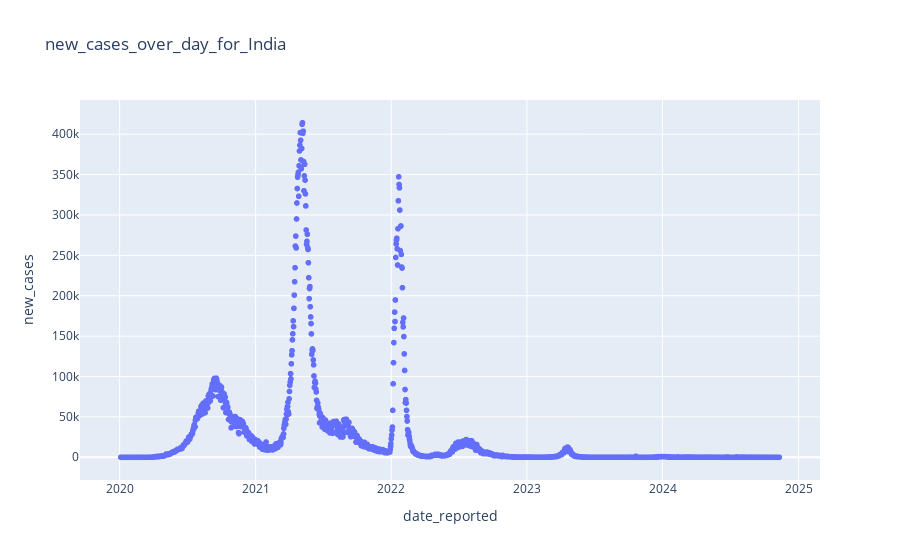

The notebook cell this image was saved under:
### Code cell
fig = px.scatter(filtered_india_df, x = "date_reported", y="new_cases", title="new_cases_over_day_for_India")
fig.show()

### Figure 1 — Plotly figure (JSON) as saved in the notebook; plotly's stock layout.template omitted (floating-point values rounded to 4 significant figures; data arrays with more than 128 entries replaced by an {"elided": "..."} marker saying what was removed)
{"data": [{"hovertemplate": "date_reported=%{x}<br>new_cases=%{y}<extra></extra>", "legendgroup": "", "marker": {"color": "#636efa", "symbol": "circle"}, "mode": "markers", "name": "", "showlegend": false, "type": "scattergl", "x": {"elided": "1773 str values"}, "xaxis": "x", "y": {"elided": "1773 int values"}, "yaxis": "y"}], "layout": {"legend": {"tracegroupgap": 0}, "title": {"text": "new_cases_over_day_for_India"}, "xaxis": {"anchor": "y", "domain": [0, 1], "title": {"text": "date_reported"}}, "yaxis": {"anchor": "x", "domain": [0, 1], "title": {"text": "new_cases"}}}}
